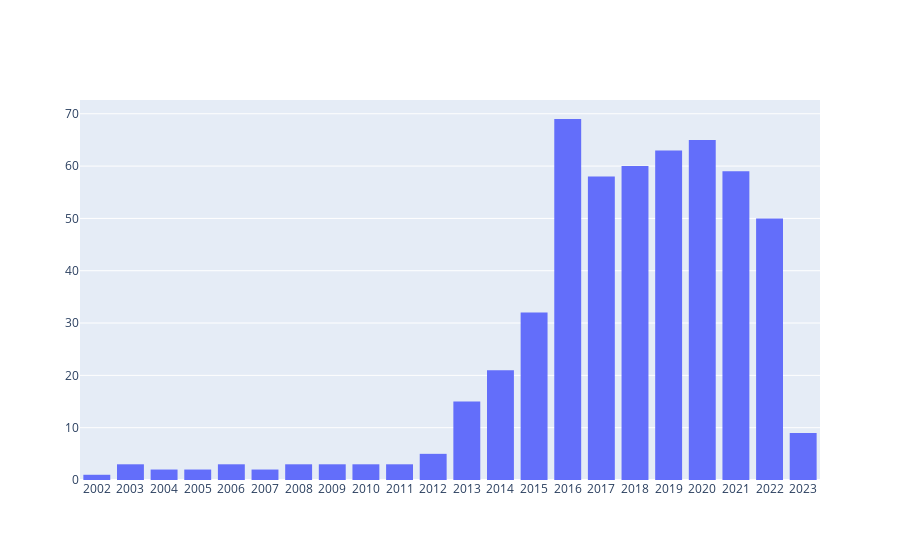

Source (notebook cell):
### Code cell
# Plot the histogram of year
fig = go.Figure(data=[go.Histogram(x=df2['Year'])])
fig.update_layout(xaxis={'categoryorder': 'array', 'categoryarray': sorted(df2['Year'].unique())})
fig.show()

### Figure 1 — Plotly figure (JSON) as saved in the notebook; plotly's stock layout.template omitted (floating-point values rounded to 4 significant figures; data arrays with more than 128 entries replaced by an {"elided": "..."} marker saying what was removed)
{"data": [{"type": "histogram", "x": {"elided": "531 str values"}}], "layout": {"xaxis": {"categoryarray": ["2002", "2003", "2004", "2005", "2006", "2007", "2008", "2009", "2010", "2011", "2012", "2013", "2014", "2015", "2016", "2017", "2018", "2019", "2020", "2021", "2022", "2023"], "categoryorder": "array"}}}
